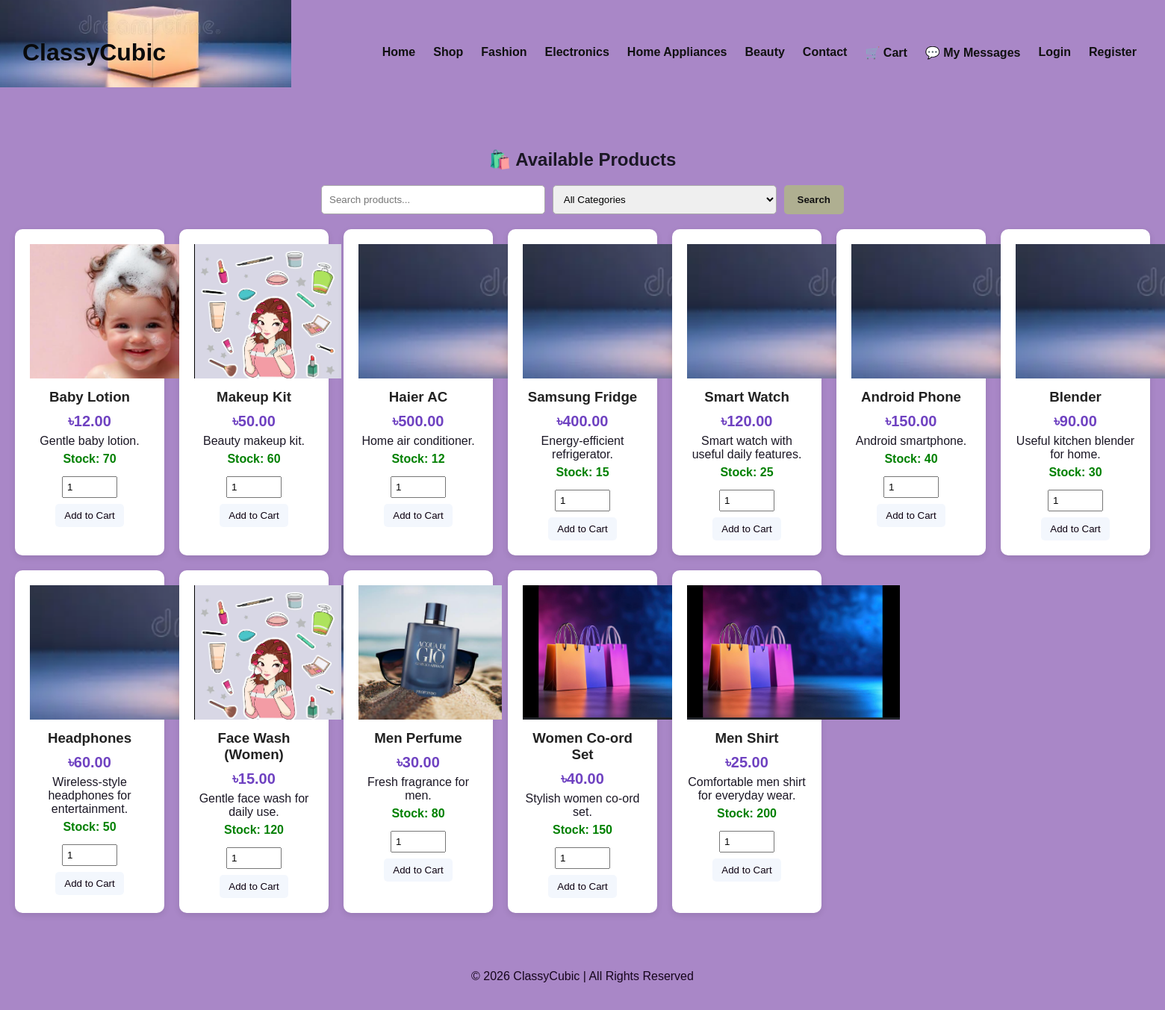
The page /shop.php on the database its author committed.
### tables this page shows
CREATE TABLE products (id INT AUTO_INCREMENT PRIMARY KEY,name VARCHAR(150) NOT NULL,price DECIMAL(10,2) NOT NULL,stock INT NOT NULL DEFAULT 0,category VARCHAR(50) NOT NULL,image VARCHAR(255) DEFAULT NULL,description TEXT,created_at TIMESTAMP DEFAULT CURRENT_TIMESTAMP);

### shop.php (the view, shortened to what this page needs)
<!DOCTYPE html>
<html lang="en"><head><meta charset="UTF-8"><meta name="viewport" content="width=device-width, initial-scale=1.0"><title>Shop | ClassyCubic</title><link rel="stylesheet" href="css/style.css"></head><body>
<?php include __DIR__ . '/includes/navbar.php'; ?>
<section class="section"><h2>🛍️ Available Products</h2><form class="search-bar" method="GET"><input id="productSearch" type="search" name="search" placeholder="Search products..." value="<?php echo htmlspecialchars($_GET['search'] ?? ''); ?>"><select name="category"><option value="">All Categories</option></select><button class="btn-primary" type="submit">Search</button></form><div class="products">
<?php include __DIR__.'/includes/db.php'; $search=trim($_GET['search']??''); $cat=$_GET['category']??''; $sql="SELECT * FROM products WHERE 1"; $types=''; $params=[]; if($search!==''){ $sql.=" AND name LIKE ?"; $types.='s'; $params[]="%$search%"; } if(in_array($cat,['fashion','electronics','home','beauty'],true)){ $sql.=" AND category=?"; $types.='s'; $params[]=$cat; } $sql.=" ORDER BY id DESC"; $st=mysqli_prepare($conn,$sql); if($params){mysqli_stmt_bind_param($st,$types,...$params);} mysqli_stmt_execute($st); $res=mysqli_stmt_get_result($st); while($p=mysqli_fetch_assoc($res)): ?>
<div class="product-card"><img src="<?php echo htmlspecialchars($p['image']); ?>" alt="Product"><h3><?php echo htmlspecialchars($p['name']); ?></h3><p class="price">৳<?php echo number_format($p['price'],2); ?></p><p><?php echo htmlspecialchars($p['description'] ?? ''); ?></p><p class="stock <?php echo $p['stock']<=0?'out-stock':'in-stock'; ?>">Stock: <?php echo (int)$p['stock']; ?></p><?php if((int)$p['stock']>0): ?><form method="POST" action="api/add_to_cart.php"><input type="hidden" name="product_id" value="<?php echo (int)$p['id']; ?>"><input class="qty-input" type="number" name="quantity" min="1" max="<?php echo (int)$p['stock']; ?>" value="1"><button class="add" type="submit">Add to Cart</button></form><?php else: ?><p class="out-stock">Out of Stock</p><?php endif; ?></div>
<?php endwhile; ?></div></section><script src="js/search.js"></script>
<footer><p>© 2026 ClassyCubic | All Rights Reserved</p></footer>
</body></html>

### includes/navbar.php (shortened to what this page needs)
<header class="header-bg">
    <h1>ClassyCubic</h1>
    <nav>
        <a href="index.php">Home</a>
        <a href="shop.php">Shop</a>
        <a href="fashion.php">Fashion</a>
        <a href="electronics.php">Electronics</a>
        <a href="home.php">Home Appliances</a>
        <a href="beauty.php">Beauty</a>
        <a href="contact.php">Contact</a>
        <a href="cart.php">🛒 Cart</a>
        <a href="my_messages.php">💬 My Messages</a>
        <?php if (isset($_SESSION['user_id'])): ?>
            <span class="nav-user">👤 <?php echo htmlspecialchars($_SESSION['user_name']); ?></span>
            <a href="logout.php">Logout</a>
        <?php else: ?>
            <a href="login.php">Login</a>
            <a href="register.php">Register</a>
        <?php endif; ?>
    </nav>
</header>

### css/style.css (style rules this page uses)
body { margin:0; font-family: Arial, Helvetica, sans-serif; background: #a987c7; }
header { background: #a987c7; color: rgb(237, 225, 56); padding: 15px 30px; display: flex; justify-content: space-between; align-items: center; }
header h1 { margin:0; }
nav a { color: rgb(237, 225, 56); margin: 0 10px; text-decoration: none; font-weight: bold; }
.section { padding: 40px 20px; text-align: center; }
.features, .categories, .products { display: grid; grid-template-columns: repeat(auto-fit, minmax(200px, 1fr)); gap: 20px; }
button.add { background: #edf3fca6; color: rgb(13, 2, 17); border: none; padding: 8px 12px; cursor: pointer; border-radius: 5px; }
footer { background: #a987c7; color: rgb(22, 5, 28); text-align: center; padding: 20px; }
.header-bg { position: relative; background: linear-gradient(rgba(255, 255, 255, 0), rgba(255,255,255,0)), url("images/header_bg.png"), url("https://images.unsplash.com/photo-1510557880182-3c9c8b9f0a0a"), url("https://images.unsplash.com/photo-1441986300917-64674bd600d8"); background-size: cover, 25%, 25%, 25%, 25%; background-position: center, left top, right top, left bottom, right bottom; background-repeat: no-repeat; color: #1a1a1a; padding: 25px 30px; display: flex; justify-content: space-between; align-items: center; }
.header-bg h1 { font-weight: bold; color: #090a0b; }
.header-bg nav a { color: #111; }
.header-bg::after { display: none; }
.stock { font-weight: bold; color: #333; }
.qty-input { width: 60px; padding: 5px; margin: 8px 0; }
.page-wrap h2,.section h2 { color:#1b1725 }
.section { color:#1b1725 }
.header-bg { min-height:90px }
.header-bg nav { display:flex;align-items:center;gap:8px;flex-wrap:wrap }
.header-bg nav a,.header-bg nav span { margin:0 8px }
.btn-primary,.btn-add { display:inline-block;padding:10px 18px;background:#b2c576a9;color:#111;border:0;border-radius:5px;text-decoration:none;font-weight:bold;cursor:pointer }
.search-bar { display:flex;gap:10px;max-width:700px;margin:20px auto }
.search-bar input,.search-bar select { flex:1;padding:10px;border:1px solid #aaa;border-radius:5px }
.product-card img { height:180px;object-fit:cover }
.product-card { background:#fff;padding:20px;border-radius:10px;text-align:center;box-shadow:0 3px 8px rgba(0,0,0,.1) }
.product-card h3 { margin:10px 0;color:#222 }
.product-card p { margin:6px 0 }
.price { font-size:20px;font-weight:bold;color:#6f42c1 }
.in-stock { color:green;font-weight:bold }

### rows shown on the page
products: image (picture), name "Baby Lotion", price "12.00", description "Gentle baby lotion.", stock "70"
products: image (picture), name "Makeup Kit", price "50.00", description "Beauty makeup kit.", stock "60"
products: name "Haier AC", price "500.00", description "Home air conditioner.", stock "12"
products: name "Samsung Fridge", price "400.00", description "Energy-efficient refrigerator.", stock "15"
products: name "Smart Watch", price "120.00", description "Smart watch with useful daily features.", stock "25"
products: name "Android Phone", price "150.00", description "Android smartphone.", stock "40"
products: image (picture), name "Blender", price "90.00", description "Useful kitchen blender for home.", stock "30"
products: name "Headphones", price "60.00", description "Wireless-style headphones for entertainment.", stock "50"
products: image (picture), name "Face Wash (Women)", price "15.00", description "Gentle face wash for daily use.", stock "120"
products: image (picture), name "Men Perfume", price "30.00", description "Fresh fragrance for men.", stock "80"
products: image (picture), name "Women Co-ord Set", price "40.00", description "Stylish women co-ord set.", stock "150"
products: image (picture), name "Men Shirt", price "25.00", description "Comfortable men shirt for everyday wear.", stock "200"
